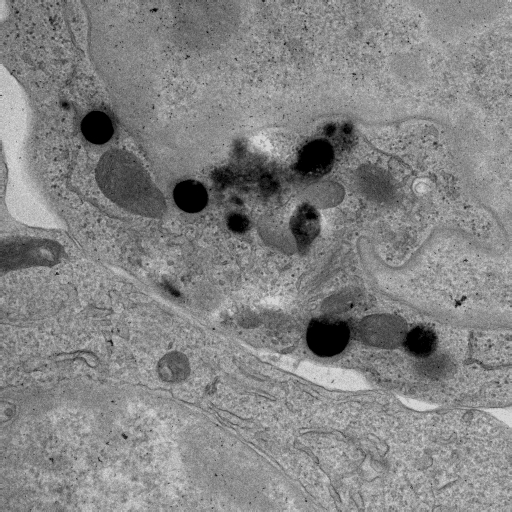
#> input picture BMEN 509 - Segmentation.jpg, 512 x 512 px
$ jupyter execute 'BMEN 509 - Final Project .ipynb'   (older library calls are emulated)
#> lines starting #> are read from the running program, lines starting #| are printed output that depends on the picture; after the words box and inside, x2 and y2 are one past the last pixel; in counts of white or black regions, pixels touching at a corner belong together
### BMEN 509

####  Final Project

Tien Dat Johny Do & Ibrahim Asad

# Objective 1 - Find Cell image from Cell image library

[cell 1]
# Load in image from dataset
# Image is Tomogram of the immunological synapse between a human cytotoxic T lymphocyte (CTL) and a target cell

import numpy as np
import matplotlib.pyplot as plt
from scipy.ndimage import gaussian_filter
import cv2
from skimage import exposure

plt.subplots(1,1, figsize = (30, 30))

#knee_ct2.tif Visualizing
image_path = 'BMEN 509 - Segmentation.jpg'
image = cv2.imread(image_path, cv2.IMREAD_GRAYSCALE)
#> image is the input picture: shape (512, 512); min 0, max 213, mean 132.1
plt.subplot(6,1,1); plt.imshow(image, cmap = 'gray')
plt.title("Original Segmentation Image")

# Objective 2 - Noise reduction, Contrast, and Normalization

[cell 2]
# Load image
image_path = 'BMEN 509 - Segmentation.jpg'
image = cv2.imread(image_path, cv2.IMREAD_GRAYSCALE)

# Noise Reduction
image_smoothed = gaussian_filter(image, sigma=1)

# Contrast Enhancement
# Method 1: Histogram Equalization
image_equalized = cv2.equalizeHist(image_smoothed)
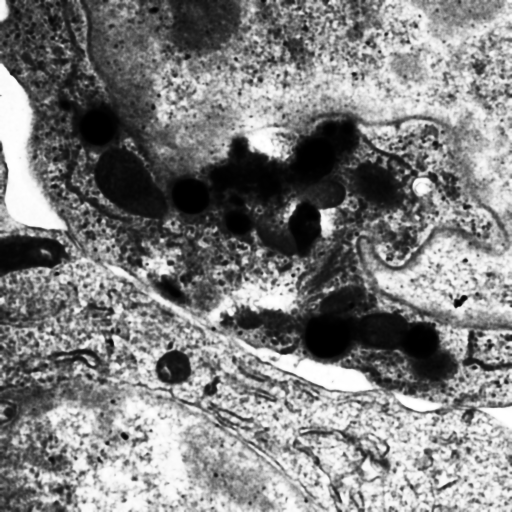
#> image_equalized: shape (512, 512); min 0, max 255, mean 127.6

# Method 2: Contrast Stretching
p2, p98 = np.percentile(image_smoothed, (2, 98))
#> p2 = 23; p98 = 186
image_stretched = exposure.rescale_intensity(image_smoothed, in_range=(p2, p98))
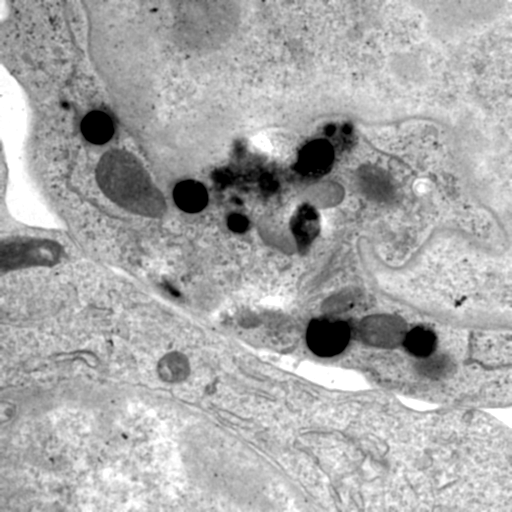
#> image_stretched: shape (512, 512); min 0, max 255, mean 169

# Normalization
image_normalized = cv2.normalize(image_stretched, None, alpha=0, beta=1, norm_type=cv2.NORM_MINMAX, dtype=cv2.CV_32F)

# Displaying images
plt.figure(figsize=(20, 20))

plt.subplot(4, 1, 1)
plt.imshow(image, cmap='gray')
plt.title("Original Image")

plt.subplot(4, 1, 2)
plt.imshow(image_smoothed, cmap='gray')
plt.title("Noise-Reduced Image")

plt.subplot(4, 1, 3)
plt.imshow(image_equalized, cmap='gray')
plt.title("Histogram Equalized Image")

plt.subplot(4, 1, 4)
plt.imshow(image_normalized, cmap='gray')
plt.title("Normalized Image")

plt.show()
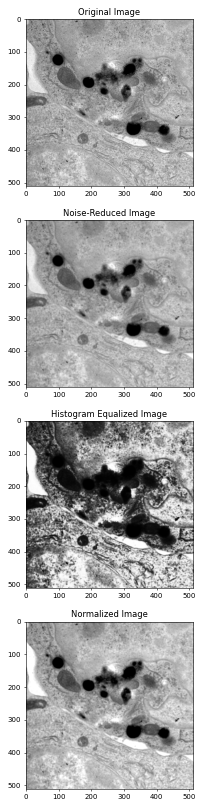
#> figure drawn by matplotlib, 4 panels

# Objective 3 - Thresholding, edge detection, and final refinements

[cell 3]
# Noise Reduction
image_smoothed = cv2.GaussianBlur(image, (5, 5), 0)

# Thresholding
_, thresh = cv2.threshold(image_smoothed, 0, 255, cv2.THRESH_BINARY + cv2.THRESH_OTSU)
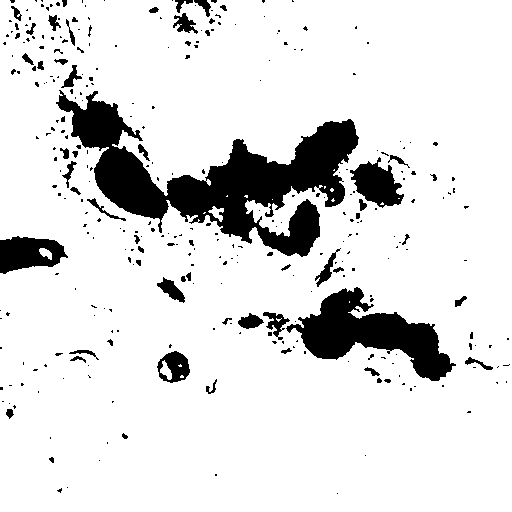
#> thresh: shape (512, 512); 87.2% white; 326 black regions (261 under 20 px), largest, box (x1, y1, x2, y2) and area: (56, 90, 359, 257) 17606, (286, 287, 456, 381) 6610, (0, 236, 68, 274) 1721

# Edge Detection
edges = cv2.Canny(thresh, 30, 100)
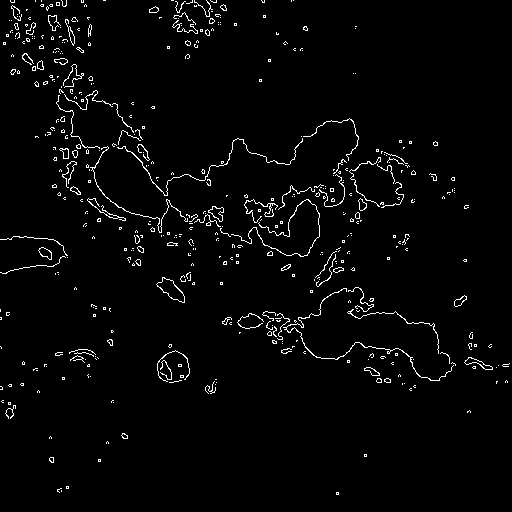
#> edges: shape (512, 512); 2.6% white in thin lines or dots

# Refinement (Optional)
# You can apply morphological operations like dilation or erosion to refine the edges if needed.
# Example: edges = cv2.dilate(edges, None, iterations=3)

# Displaying images
plt.figure(figsize=(15, 15))

plt.subplot(2, 2, 1)
plt.imshow(image, cmap='gray')
plt.title("Original Image")

plt.subplot(2, 2, 2)
plt.imshow(thresh, cmap='gray')
plt.title("Thresholded Image")

plt.subplot(2, 2, 3)
plt.imshow(edges, cmap='gray')
plt.title("Edges Detected")

plt.show()

# Objective 4 - Label area/regions

[cell 4]
# Noise Reduction
image_smoothed = cv2.GaussianBlur(image, (5, 5), 0)

# Thresholding
_, thresh = cv2.threshold(image_smoothed, 0, 255, cv2.THRESH_BINARY + cv2.THRESH_OTSU)

# Edge Detection
edges = cv2.Canny(thresh, 30, 100)

# Labeling
num_labels, labels, stats, centroids = cv2.connectedComponentsWithStats(edges)
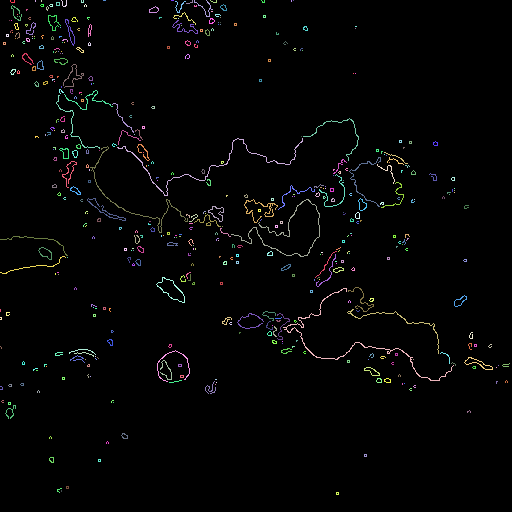
#> labels: shape (512, 512) int32; 470 distinct labels, from 0 to 469; one colour per label, 0 black
#> num_labels = 470; stats = 470 rows, first 6: [0, 0, 512, 512, 255307], [10, 0, 5, 3, 8], [35, 0, 1, 2, 2], [41, 0, 1, 2, 2], [61, 0, 6, 7, 16], [81, 0, 3, 3, 7]; centroids = 470 pairs, first value 0 to 506, second value 0 to 493

# Display labeled regions
label_image = np.zeros_like(image)
for label in range(1, num_labels):
    label_image[labels == label] = label * 255 / num_labels
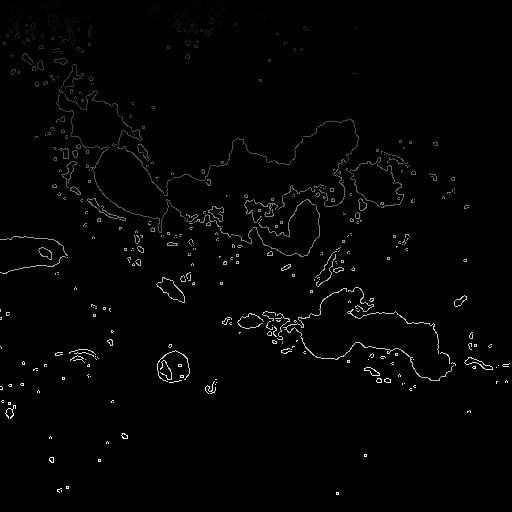
#> label_image: shape (512, 512); min 0, max 254, mean 3.3

# Displaying images
plt.figure(figsize=(15, 15))

plt.subplot(2, 2, 1)
plt.imshow(image, cmap='gray')
plt.title("Original Image")

plt.subplot(2, 2, 2)
plt.imshow(thresh, cmap='gray')
plt.title("Thresholded Image")

plt.subplot(2, 2, 3)
plt.imshow(edges, cmap='gray')
plt.title("Edges Detected")

plt.subplot(2, 2, 4)
plt.imshow(label_image, cmap='jet')
plt.title("Labeled Regions")

plt.show()

# Objective 5 - Create Mask

[cell 5]
# Noise Reduction
image_smoothed = cv2.GaussianBlur(image, (5, 5), 0)

# Thresholding
_, thresh = cv2.threshold(image_smoothed, 0, 255, cv2.THRESH_BINARY + cv2.THRESH_OTSU)

# Edge Detection
edges = cv2.Canny(thresh, 30, 100)

# Labeling
num_labels, labels, stats, centroids = cv2.connectedComponentsWithStats(edges)

# Creating a binary mask for cell segmentation
binary_mask = np.zeros_like(image, dtype=np.uint8)
for label in range(1, num_labels):
    # Filter regions based on area (adjust the min and max area thresholds as needed)
    area = stats[label, cv2.CC_STAT_AREA]
    if 100 < area < 10000:  # Example area thresholds for cells
        # Draw the region on the binary mask
        binary_mask[labels == label] = 255
#> this loop made 469 passes
#> area on passes 8, 10, 16: 30, 46, 42
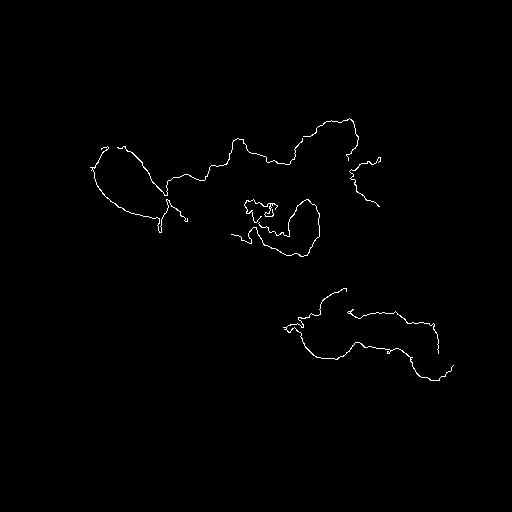
#> binary_mask: shape (512, 512); 0.63% white in thin lines or dots, all inside (x1, y1, x2, y2) = (90, 118, 454, 381)

# Displaying images
plt.figure(figsize=(15, 15))

plt.subplot(2, 2, 1)
plt.imshow(image, cmap='gray')
plt.title("Original Image")

plt.subplot(2, 2, 2)
plt.imshow(thresh, cmap='gray')
plt.title("Thresholded Image")

plt.subplot(2, 2, 3)
plt.imshow(edges, cmap='gray')
plt.title("Edges Detected")

plt.subplot(2, 2, 4)
plt.imshow(binary_mask, cmap='gray')
plt.title("Binary Mask for Cell Segmentation")

plt.show()

# Objective 6 - Visulization of the Mask and Original Image

[cell 6]
# Convert image to grayscale

image = cv2.imread(image_path)

# Convert image to grayscale
image_gray = cv2.cvtColor(image, cv2.COLOR_BGR2GRAY)
# Noise Reduction
image_smoothed = cv2.GaussianBlur(image_gray, (5, 5), 0)

# Thresholding
_, thresh = cv2.threshold(image_smoothed, 0, 255, cv2.THRESH_BINARY + cv2.THRESH_OTSU)

# Edge Detection
edges = cv2.Canny(thresh, 30, 100)

# Labeling
num_labels, labels, stats, centroids = cv2.connectedComponentsWithStats(edges)

# Creating a binary mask for cell segmentation
binary_mask = np.zeros_like(image_gray, dtype=np.uint8)
for label in range(1, num_labels):
    # Filter regions based on area (adjust the min and max area thresholds as needed)
    area = stats[label, cv2.CC_STAT_AREA]
    if 100 < area < 10000:  # Example area thresholds for cells
        # Draw the region on the binary mask
        binary_mask[labels == label] = 255

# Apply transparency to the binary mask
mask_with_alpha = cv2.merge([binary_mask, binary_mask, binary_mask])

# Set transparency level (adjust as needed)
alpha = 0.5

# Blend the original image and the mask
overlay = cv2.addWeighted(image, 1-alpha, mask_with_alpha, alpha, 0)
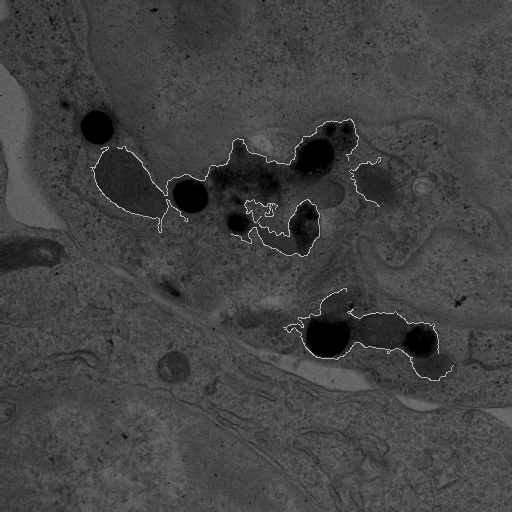
#> overlay: shape (512, 512, 3); min 0, max 206, mean 66.9

# Display the overlay
plt.figure(figsize=(10, 10))
plt.imshow(cv2.cvtColor(overlay, cv2.COLOR_BGR2RGB))
plt.title("Original Image with Overlay")
plt.axis('off')
plt.show()

$ run again, with Alz.jpg copied over BMEN 509 - Segmentation.jpg
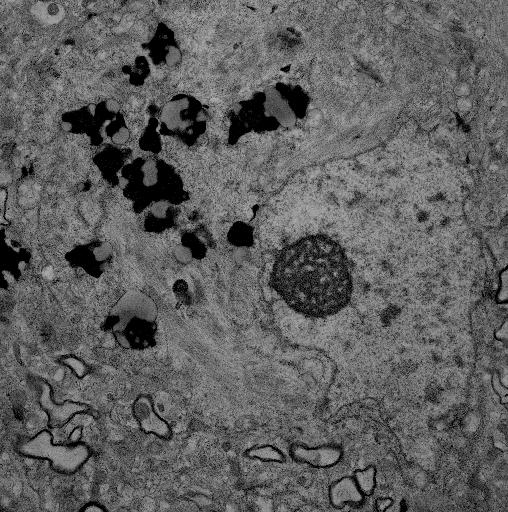
#> input picture Alz.jpg, 508 x 512 px
#> image is the input picture: shape (512, 508); min 0, max 188, mean 94.8
#> p2 = 1; p98 = 137
#> thresh: shape (512, 508); 81.4% white; 537 black regions (377 under 20 px), largest, box (x1, y1, x2, y2) and area: (58, 93, 211, 234) 8349, (268, 232, 355, 320) 5051, (0, 372, 111, 483) 3523
#> edges: shape (512, 508); 6.1% white in thin lines or dots
#> labels: shape (512, 508) int32; 900 distinct labels, from 0 to 899
#> num_labels = 900; stats = 900 rows, first 6: [0, 0, 508, 512, 244299], [42, 0, 6, 1, 6], [83, 0, 13, 5, 15], [120, 0, 8, 7, 17], [157, 0, 8, 5, 12], [165, 0, 2, 2, 2]; centroids = 900 pairs, first value 0 to 507, second value 0 to 511
#> the loop `for label in range(1, num_labels):` made 899 passes
#> area on passes 10, 21, 29: 25, 43, 21
#> after the loop `for label in range(1, num_labels):`:
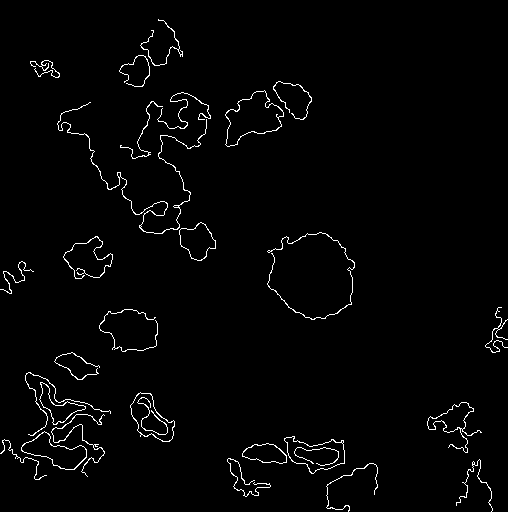
#> binary_mask: shape (512, 508); 2% white in thin lines or dots
#> mask_with_alpha: shape (512, 508, 3); 2% white in thin lines or dots
#> `overlay = cv2.addWeighted(image, 1-alpha, mask_with_alpha, alpha, 0)`:
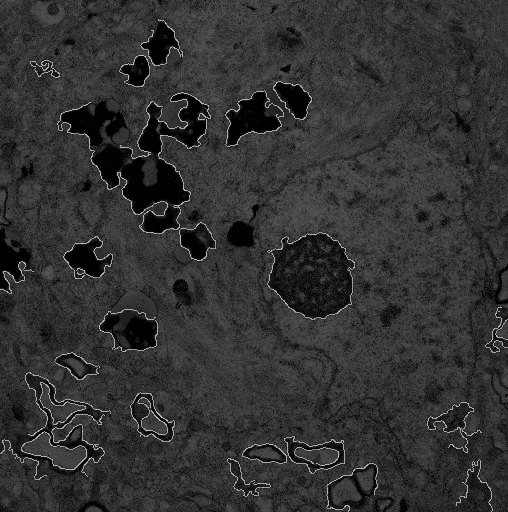
#> overlay: shape (512, 508, 3); min 0, max 204, mean 49.9
